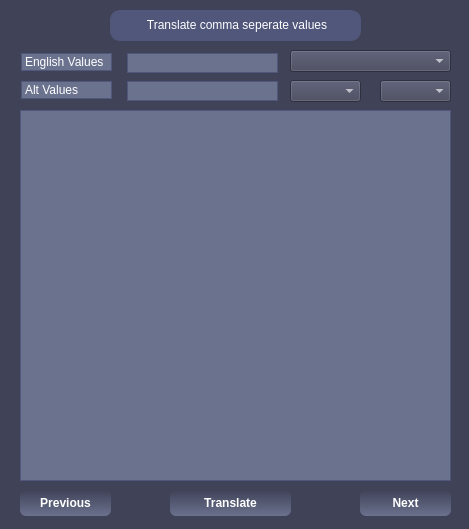
<?xml version="1.0" encoding="UTF-8"?>
<ui version="4.0">
 <class>EditRegistry</class>
 <widget class="QWidget" name="EditRegistry">
  <property name="geometry">
   <rect>
    <x>0</x>
    <y>0</y>
    <width>469</width>
    <height>529</height>
   </rect>
  </property>
  <property name="windowTitle">
   <string>Partial Translate</string>
  </property>
  <property name="styleSheet">
   <string notr="true">QWidget {
    background-color: #404258;
    color: #fff;
 }
QLabel {
    border: 1px solid;
    border-color: #50577A;
    background-color: #6B728E;
}
QTextEdit {
    border: 1px solid;
    border-color: #50577A;
    background-color: #6B728E;
}
QTextEdit:focus {
    background: #7B8FA1;
    border: 2px solid;
    border-color: #50577A;
}
QLineEdit {
    border: 1px solid;
    border-color: #50577A;
    background-color: #6B728E;
}
QLineEdit:focus {
    background: #7B8FA1;
    border: 2px solid;
    border-color: #50577A;
}</string>
  </property>
  <widget class="QLabel" name="RegKeyName_Label">
   <property name="geometry">
    <rect>
     <x>21</x>
     <y>53</y>
     <width>91</width>
     <height>18</height>
    </rect>
   </property>
   <property name="styleSheet">
    <string notr="true"/>
   </property>
   <property name="text">
    <string>English Values</string>
   </property>
  </widget>
  <widget class="QLineEdit" name="English_LineEdit">
   <property name="geometry">
    <rect>
     <x>127</x>
     <y>53</y>
     <width>151</width>
     <height>20</height>
    </rect>
   </property>
  </widget>
  <widget class="QLabel" name="RegistryEdit_Title_Label">
   <property name="geometry">
    <rect>
     <x>110</x>
     <y>10</y>
     <width>251</width>
     <height>31</height>
    </rect>
   </property>
   <property name="styleSheet">
    <string notr="true">QLabel {
	text-align: center;
	border-radius: 10px;
	background-color: #50577A;
	padding: 1px;
}</string>
   </property>
   <property name="text">
    <string>&lt;html&gt;&lt;head/&gt;&lt;body&gt;&lt;p align=&quot;center&quot;&gt;Translate comma seperate values&lt;/p&gt;&lt;/body&gt;&lt;/html&gt;</string>
   </property>
  </widget>
  <widget class="QPushButton" name="TranslateWords_pushButton">
   <property name="geometry">
    <rect>
     <x>170</x>
     <y>490</y>
     <width>121</width>
     <height>26</height>
    </rect>
   </property>
   <property name="styleSheet">
    <string notr="true"> QPushButton {
    background: qlineargradient(x1: 0, y1: 0, x2: 0, y2: 1, stop: 0 #404258, stop: 1 #6B728E);
    border-radius: 6px;
    padding: 5px;
    color: white;
    font-weight: bold;
}
QPushButton:hover {;
    border: 1px solid;
    border-color: #fff;
}
QPushButton:pressed {
    background: qlineargradient(x1: 0, y1: 0, x2: 0, y2: 1, stop: 0 #6B728E, stop: 1 #404258);
}</string>
   </property>
   <property name="text">
    <string>Translate</string>
   </property>
  </widget>
  <widget class="QLineEdit" name="Translate_LineEdit">
   <property name="geometry">
    <rect>
     <x>127</x>
     <y>81</y>
     <width>151</width>
     <height>20</height>
    </rect>
   </property>
  </widget>
  <widget class="QLabel" name="ValueName_Label">
   <property name="geometry">
    <rect>
     <x>21</x>
     <y>81</y>
     <width>91</width>
     <height>18</height>
    </rect>
   </property>
   <property name="styleSheet">
    <string notr="true"/>
   </property>
   <property name="text">
    <string>Alt Values</string>
   </property>
  </widget>
  <widget class="QTextEdit" name="textEdit">
   <property name="geometry">
    <rect>
     <x>20</x>
     <y>110</y>
     <width>431</width>
     <height>371</height>
    </rect>
   </property>
  </widget>
  <widget class="QComboBox" name="bookDropdown">
   <property name="geometry">
    <rect>
     <x>290</x>
     <y>50</y>
     <width>161</width>
     <height>22</height>
    </rect>
   </property>
  </widget>
  <widget class="QComboBox" name="chapterDropdown">
   <property name="geometry">
    <rect>
     <x>290</x>
     <y>80</y>
     <width>71</width>
     <height>22</height>
    </rect>
   </property>
  </widget>
  <widget class="QComboBox" name="verseDropdown">
   <property name="geometry">
    <rect>
     <x>380</x>
     <y>80</y>
     <width>71</width>
     <height>22</height>
    </rect>
   </property>
  </widget>
  <widget class="QPushButton" name="previous_pushButton">
   <property name="geometry">
    <rect>
     <x>20</x>
     <y>490</y>
     <width>91</width>
     <height>26</height>
    </rect>
   </property>
   <property name="styleSheet">
    <string notr="true"> QPushButton {
    background: qlineargradient(x1: 0, y1: 0, x2: 0, y2: 1, stop: 0 #404258, stop: 1 #6B728E);
    border-radius: 6px;
    padding: 5px;
    color: white;
    font-weight: bold;
}
QPushButton:hover {;
    border: 1px solid;
    border-color: #fff;
}
QPushButton:pressed {
    background: qlineargradient(x1: 0, y1: 0, x2: 0, y2: 1, stop: 0 #6B728E, stop: 1 #404258);
}</string>
   </property>
   <property name="text">
    <string>Previous</string>
   </property>
  </widget>
  <widget class="QPushButton" name="next_pushButton">
   <property name="geometry">
    <rect>
     <x>360</x>
     <y>490</y>
     <width>91</width>
     <height>26</height>
    </rect>
   </property>
   <property name="styleSheet">
    <string notr="true"> QPushButton {
    background: qlineargradient(x1: 0, y1: 0, x2: 0, y2: 1, stop: 0 #404258, stop: 1 #6B728E);
    border-radius: 6px;
    padding: 5px;
    color: white;
    font-weight: bold;
}
QPushButton:hover {;
    border: 1px solid;
    border-color: #fff;
}
QPushButton:pressed {
    background: qlineargradient(x1: 0, y1: 0, x2: 0, y2: 1, stop: 0 #6B728E, stop: 1 #404258);
}</string>
   </property>
   <property name="text">
    <string>Next</string>
   </property>
  </widget>
 </widget>
 <tabstops>
  <tabstop>English_LineEdit</tabstop>
  <tabstop>Translate_LineEdit</tabstop>
  <tabstop>TranslateWords_pushButton</tabstop>
 </tabstops>
 <resources/>
 <connections/>
</ui>
